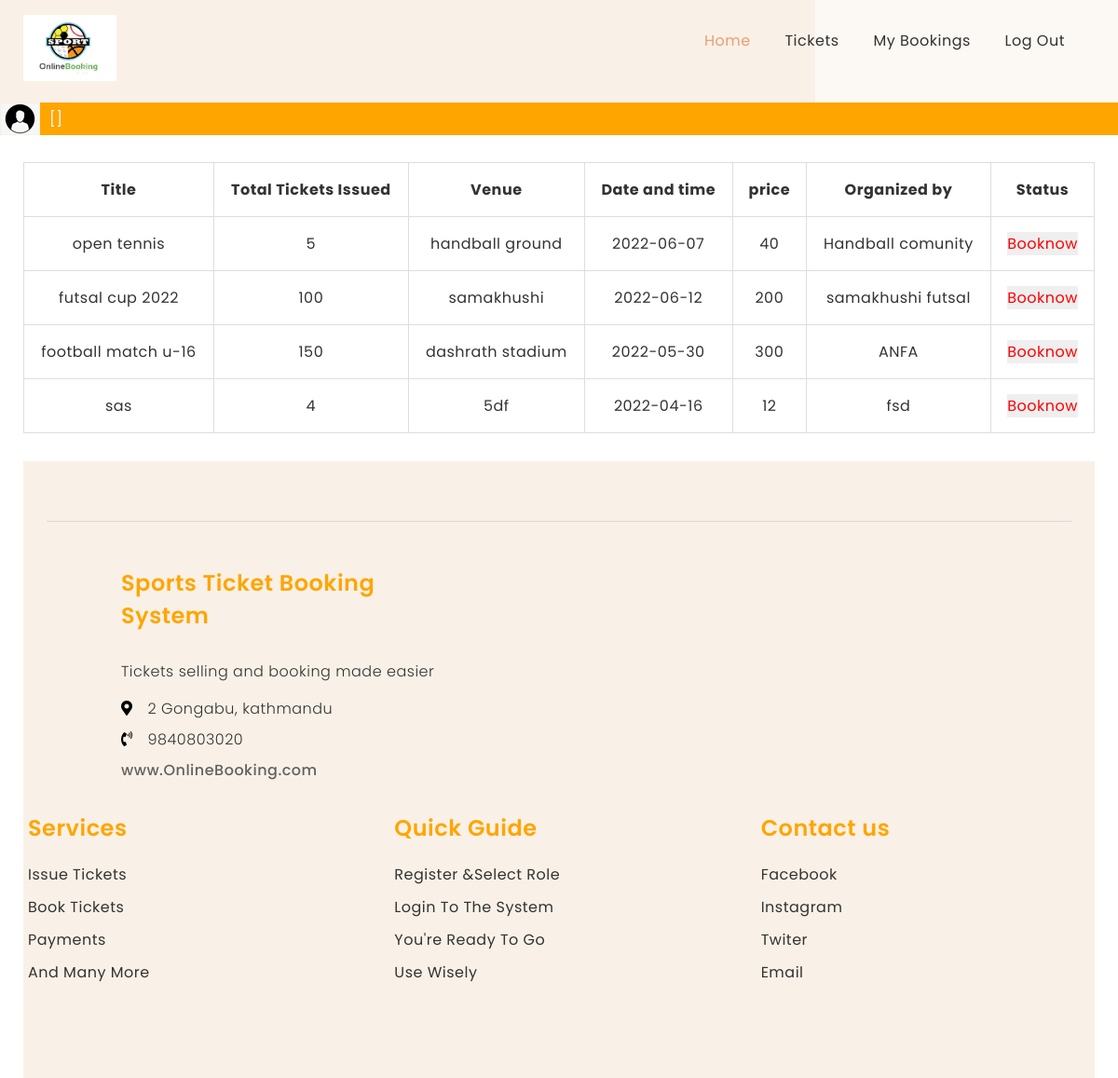
Page /user_ticket.php on the committed database.
### tables this page shows
CREATE TABLE `ticket_issue` (
  `Ticket_no` int(11) NOT NULL AUTO_INCREMENT,
  `Ticket_title` varchar(1000) NOT NULL,
  `Total_tickets` varchar(1000) NOT NULL,
  `venue` varchar(1000) NOT NULL,
  `tdate` text NOT NULL,
  `ttime` varchar(1000) NOT NULL,
  `price` varchar(1000) NOT NULL,
  `organizedby` varchar(1000) NOT NULL,
  `status` varchar(100) NOT NULL,
  `uploader` varchar(1000) NOT NULL,
  PRIMARY KEY (`Ticket_no`)
);

### user_ticket.php (the view, shortened to what this page needs)
<!DOCTYPE html>
<html>
<head>
</head>
<body >
	<div class="color">
	<?php
	include 'usernav.php';
	include'include/usernamedisplay.php';
	?>
 <div class="l-wishlist l-pd-top-4">
        <div class="l-container"  >
<table border="1" style="margin-bottom:30px;" >
	<tr>
		<th>Title</th>
		<th>Total Tickets Issued</th>
		<th>Venue</th>
		<th>Date and time</th>
		<th>price</th>
		<th>Organized by</th>
		<th colspan="2"> Status </th>
<?php
include'include/connection.php' ?>
<?php
	$query="select*from ticket_issue ORDER BY Ticket_no DESC"  ;
	$result=mysqli_query($conn,$query) or die(mysqli_error($conn));
	while($arr=mysqli_fetch_array($result,MYSQLI_ASSOC))
	{
	echo "<tr>";
	$id=$arr['Ticket_no'];
	$status = $arr['status'];
	echo "<td>".$arr['Ticket_title']."</td>";
	echo "<td>".$arr['Total_tickets']."</td>";
	echo "<td>".$arr['venue']."</td>";
	echo "<td>".$arr['tdate']."</td>";
	echo "<td>".$arr['price']."</td>";
	echo "<td>".$arr['organizedby']."</td>";
	if ($status=="s") {
		echo "<td><a href='booktickets.php?id=$id'>  <button  style = \" color:red; \"  >  Booknow  <button>  </div>  </a></td>";
	}
	echo "</tr>";
}
?>
<?php include'include/footer.php' ?>
</body>
</html>

### assets/css/main.css (style rules this page uses)
* { margin:0; padding:0; list-style:none; box-sizing: border-box; font-style: normal; letter-spacing: 0.5px; }
:root { --primary--color: #f9f1e7; --secondary--color:#f4f5f7; --btn-color:#bc9259; --text-color-black: #333; }
body, html { box-sizing: border-box; font-family: 'Poppins', sans-serif; }
input, textarea, button { font-family: 'Poppins', sans-serif; color: var(--text-color-black); border: none; font-size: 1rem; }
a { font-family: 'Poppins', sans-serif; text-decoration: none; text-transform: capitalize; color: var(--text-color-black); display: inline-block; font-size: 1rem; }
*, *:before, *:after { box-sizing: inherit; }
.l-pd-top-4 { padding-top: 4rem; }
.l-container { padding: 0 25px; max-width: 1600px; margin: 0 auto; }
.l-wishlist table { border-top: 0; border-collapse: collapse; text-align: center; border-radius: 0; border-color: #ddd; width: 100%; }
table tbody th, table tbody td, table thead th { border-right: 1px solid #dedede; }
.l-wishlist table th, .l-wishlist table td { border-top: 1px solid #ddd; padding: 1rem; color: #333; }
.l-wishlist table tr { border-bottom: 1px solid #dedede; border-left: 1px solid #dedede; border-right: 1px solid #dedede; }

### rows in the picture
ticket_issue: Ticket_title "open tennis", Total_tickets "5", venue "handball ground", tdate "2022-06-07", price "40", organizedby "Handball comunity"
ticket_issue: Ticket_title "futsal cup 2022", Total_tickets "100", venue "samakhushi", tdate "2022-06-12", price "200", organizedby "samakhushi futsal"
ticket_issue: Ticket_title "football match u-16", Total_tickets "150", venue "dashrath stadium", tdate "2022-05-30", price "300", organizedby "ANFA"
ticket_issue: Ticket_title "sas", Total_tickets "4", venue "5df", tdate "2022-04-16", price "12", organizedby "fsd"
